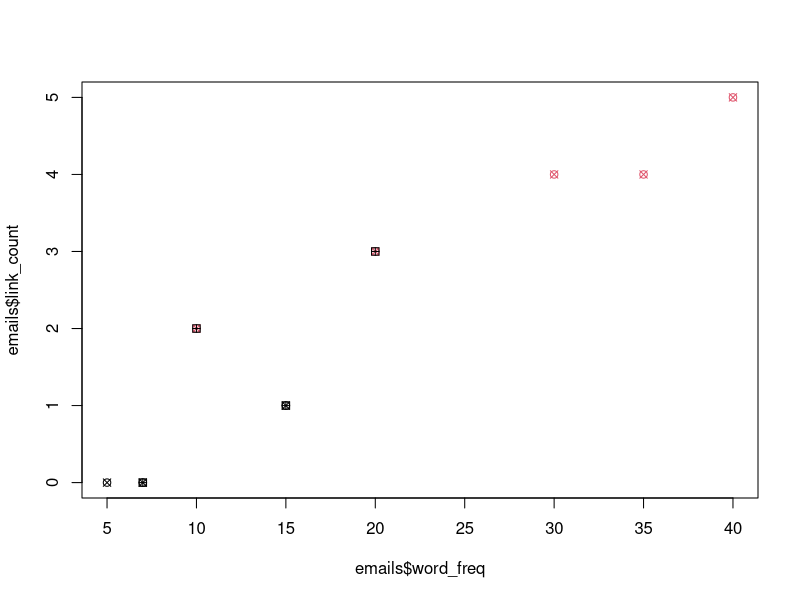
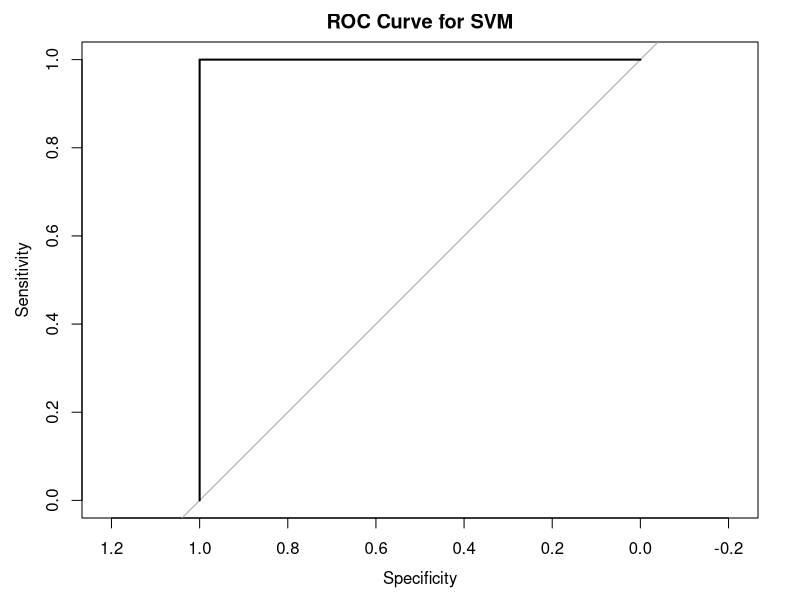
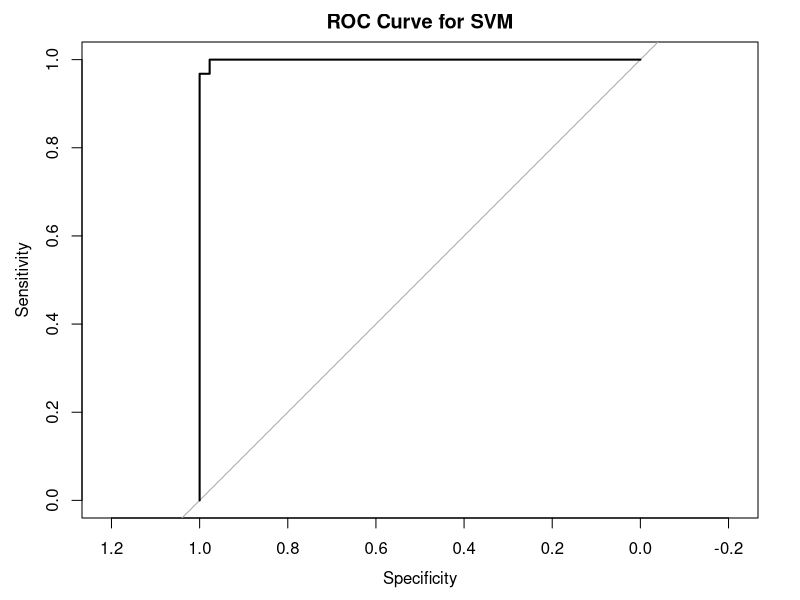

Write R code to recreate these figures, in order.
library(e1071)

# Load dataset
data(iris)
summary(iris)

# Train SVM model
model = svm(Species ~ ., data = iris, kernel = "radial")
model

# Make predictions
pred = predict(model, iris)
pred

# Confusion matrix
table(Predicted = pred, Actual = iris$Species)

#===========================================Example 1 =================
library(e1071)

# Create sample dataset
emails = data.frame(
  word_freq = c(10,20,5,30,40,15,7,35),
  link_count = c(2,3,0,4,5,1,0,4),
  spam = factor(c("Yes","Yes","No","Yes","Yes","No","No","Yes"))
)
emails

# Fitting SVM model
svm_model = svm(spam ~ word_freq + link_count,
                 data = emails,
                 kernel = "linear", probability = TRUE)
#The radial kernel is used to handle possible nonlinear separation.
#kernel = "linear")
#kernel = "polynomial", degree = 3)
#kernel = "radial")
#kernel = "sigmoid")


svm_model
summary(svm_model)

# Prediction
predicted = predict(svm_model, emails)
predicted

attributes(predicted)

observed = emails$spam

comparision = data.frame(observed, predicted)
comparision
#==================== plot ========================
# Plot data
plot(emails$word_freq, 
     emails$link_count, 
     col=as.numeric(emails$spam), pch=13)

# Highlight support vectors
points(emails$word_freq[svm_model$index], 
       emails$link_count[svm_model$index],
       pch=12, cex=1)


#========== Evaluation metrics =============================
# Confusion Matrix
cm = table(Predicted = predicted,Actual = emails$spam)
cm

# Accuracy
mean(predicted == emails$spam)

# Extract values from confusion matrix
TP = cm["Yes","Yes"]
TN = cm["No","No"]
FP = cm["Yes","No"]
FN = cm["No","Yes"]

# Precision
precision = TP / (TP + FP)

# Recall
recall = TP / (TP + FN)

# F1 Score
f1_score = 2 * (precision * recall) / (precision + recall)

#specificity
specificity = TN/(TN+FP)

precision
recall
f1_score
specificity


library(pROC)

# ROC Curve and AUC
pred_prob = predict(svm_model, emails, probability = TRUE)

probabilities = attr(pred_prob, "probabilities")[,"Yes"]

roc = roc(emails$spam, probabilities)

# Plot ROC
plot(roc, main="ROC Curve for SVM")

# AUC value
auc(roc)


#======================== Example 2 = large samples ====
set.seed(123)   # For reproducibility

# creating new dataset , size = 200
emails1 = data.frame(
  word_freq1 = sample(1:50, 200, replace = TRUE),
  link_count1 = sample(0:10, 200, replace = TRUE) 
)
emails1


# Create spam classification rule (condition "OR" OPERATOR)
emails1$spam1 = factor(ifelse(emails1$word_freq1 > 25 | emails1$link_count1 > 4,
                             "Yes", "No"))
emails1$spam1

emails1

# View first few rows
head(emails1)
View(emails1)

# Check dataset size
dim(emails1)

# Fitting SVM model
svm_model1 = svm(spam1 ~ word_freq1 + link_count1,
                data = emails1,
                kernel = "radial", probability = TRUE)



#The radial kernel is used to handle possible nonlinear separation.
svm_model1
summary(svm_model1)

# Prediction
predicted1 = predict(svm_model1, emails1)
predicted1
attributes(predicted1)



observed1 = emails1$spam1

comparision1 = data.frame(observed1, predicted1)
comparision1

#========== Evaluation metrics =============================
# Confusion Matrix
cm1 = table(Predicted = predicted1,Actual = emails1$spam1)
cm1
attributes(predicted)


# Accuracy
mean(predicted == emails1$spam1)



# Extract values from confusion matrix
TP1 = cm1["Yes","Yes"]
TN1 = cm1["No","No"]
FP1 = cm1["Yes","No"]
FN1 = cm1["No","Yes"]

# Precision
precision1 = TP1 / (TP1 + FP1)

# Recall
recall1 = TP1 / (TP1 + FN1)

# F1 Score
f1_score1 = 2 * (precision1 * recall1) / (precision1 + recall1)

#specificity
specificity1 = TN1/(TN1+FP1)

precision1
recall1
f1_score1
specificity1


library(pROC)

# ROC Curve and AUC
pred_prob1 = predict(svm_model1, emails1, probability = TRUE)

probabilities1 = attr(pred_prob1, "probabilities")[,"Yes"]
attributes(predicted)




roc1 = roc(emails1$spam1, probabilities1)

# Plot ROC
plot(roc1, main="ROC Curve for SVM")

# AUC value
auc(roc1)
